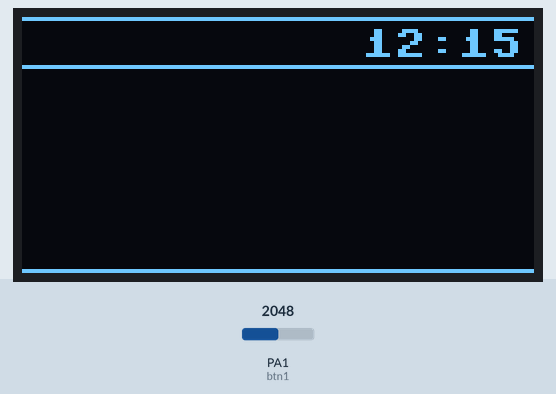
This program was run on a simulated pyboard running MicroPython. Shown: 128×64 one-colour display. The test bench sets the inputs (shaded band); at power-on: PA1 (btn1) = 2048 (analog values on the 0–4095 scale). The clock reads 2024-03-15 10:24:30 at power-on unless the program sets it; library files of the repository ran but are not shown: ssd1306.py.

Above: at 1.3 s.
1.4 s: PA1 (btn1) set to 2866
At 2.6 s:
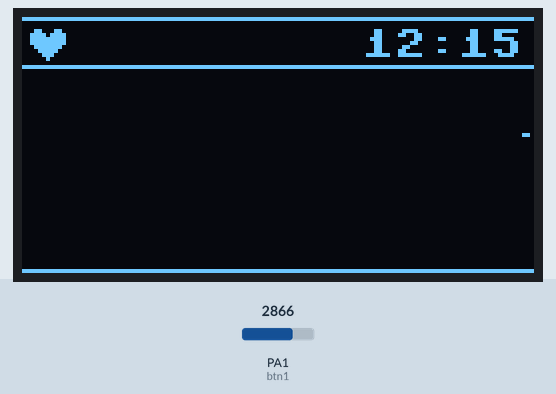
3.0 s: PA1 (btn1) set to 2047
At 3.8 s:
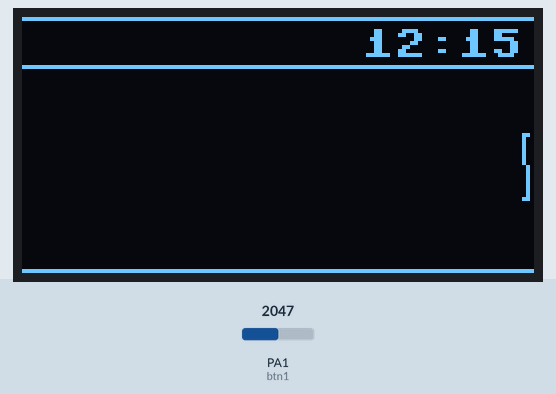
4.6 s: PA1 (btn1) set to 2624
6.1 s: PA1 (btn1) set to 2708
At 6.8 s:
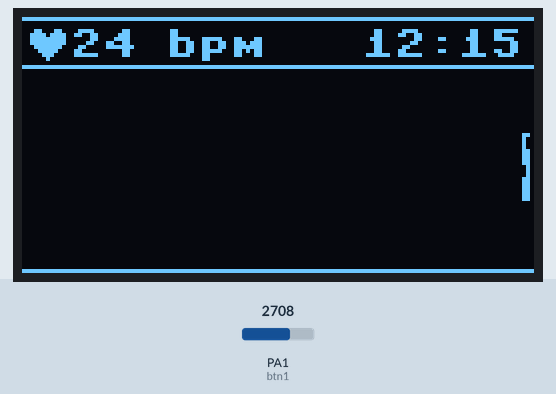
Timing chart, 0 to 9.1 s (numbered marks = the images above; inputs shaded):
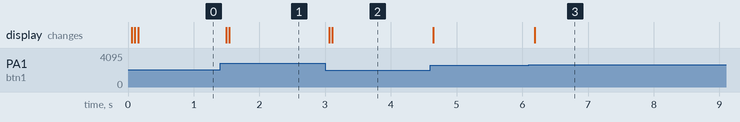

The program:

main.py
```python
import machine
from ssd1306 import SSD1306_I2C
from machine import I2C
from pyb import ADC
from machine import Pin, Signal, Timer
import time
from pyb import RTC   # or import from machine depending on your micropython version


global oled
global adc

HEART = [
[ 0, 0, 0, 0, 0, 0, 0, 0, 0],
[ 0, 1, 1, 0, 0, 0, 1, 1, 0],
[ 1, 1, 1, 1, 0, 1, 1, 1, 1],
[ 1, 1, 1, 1, 1, 1, 1, 1, 1],
[ 1, 1, 1, 1, 1, 1, 1, 1, 1],
[ 0, 1, 1, 1, 1, 1, 1, 1, 0],
[ 0, 0, 1, 1, 1, 1, 1, 0, 0],
[ 0, 0, 0, 1, 1, 1, 0, 0, 0],
[ 0, 0, 0, 0, 1, 0, 0, 0, 0],
]

EMPTY_HEART = [
[ 0, 0, 0, 0, 0, 0, 0, 0, 0],
[ 0, 1, 1, 0, 0, 0, 1, 1, 0],
[ 1, 0, 0, 1, 0, 1, 0, 0, 1],
[ 1, 0, 0, 0, 0, 0, 0, 0, 1],
[ 1, 0, 0, 0, 0, 0, 0, 0, 1],
[ 0, 1, 0, 0, 0, 0, 0, 1, 0],
[ 0, 0, 1, 0, 0, 0, 1, 0, 0],
[ 0, 0, 0, 1, 0, 1, 0, 0, 0],
[ 0, 0, 0, 0, 1, 0, 0, 0, 0],
]

rtc = machine.RTC()
rtc.datetime((2023, 4, 17, 1, 12, 15, 0, 0))

#Display

btn1 = machine.Pin('SW1', machine.Pin.IN, machine.Pin.PULL_UP)
btn2 = machine.Pin('SW2', machine.Pin.IN, machine.Pin.PULL_UP)
btn3 = machine.Pin('SW3', machine.Pin.IN, machine.Pin.PULL_UP)

def display_time():
    year, month, day, weekday, hour, mins, secs, millisecs = rtc.datetime()
    oled.text("{:02d}:{:02d}".format(hour, mins), 85, 3)

def draw_heart():
    for y, row in enumerate(HEART):
        for x, c in enumerate(row):
            oled.pixel(x+2, y+2, c)
    draw_outline()

def draw_empty_heart():
    for y, row in enumerate(EMPTY_HEART):
        for x, c in enumerate(row):
            oled.pixel(x+2, y+2, c)
    draw_outline()

def draw_outline():
    oled.hline(0, 0, 128, 1)
    oled.hline(0, 63, 128, 1)
    oled.hline(0, 12, 128, 1)

i2c = machine.I2C(scl=machine.Pin('B9'),sda=machine.Pin('B8'), freq=200000)
i2c.scan()

oled = SSD1306_I2C(128, 64, i2c)

draw_outline()

#Sensor

oled.show()


MAX_HISTORY = 250
TOTAL_BEATS = 30


def calculate_bpm(beats):
    if beats:
        beat_time = beats[-1] - beats[0]
        if beat_time:
            return (len(beats) / (beat_time)) * 60

def detect():
    history = []
    beats = []
    bpm = None
    beat = False

    while True:
        v = adc.read()

        history.append(v)

        history = history[-MAX_HISTORY:]

        minima, maxima = min(history), max(history)

        threshold_on = (minima + maxima * 3) // 4   # 3/4
        threshold_off = (minima + maxima) // 2      # 1/2

        if v > threshold_on and beat == False:
            beat = True
            beats.append(time.time())
            beats = beats[-TOTAL_BEATS:]
            bpm = calculate_bpm(beats)

        if v < threshold_off and beat == True:
            draw_empty_heart()
            beat = False
        refresh(bpm, beat, v, minima, maxima)

last_y = 0

def refresh(bpm, beat, v, minima, maxima):
    global last_y

    oled.scroll(-1,0)

    if maxima-minima > 0:
        y = 32 - int(16 * (v-minima) / (maxima-minima))
        if (last_y != 0 and y != 0):
            oled.line(125, last_y + 13, 126, y + 13, 1)
        last_y = y
    oled.fill_rect(1,1,126, 10,0)

    if bpm:
        oled.text("%d bpm" % bpm, 12, 3)

    if beat:
        draw_heart()
    display_time()
    oled.show()


machine.Pin('A1', machine.Pin.IN)
adc = ADC('A1')

detect()
```

Measured:
- the behaviour switches between 2661 and 2662 on PA1 (btn1) (found by bisection; images 2 and 3)
- after the input at 1.4 s, the display: first changes after 0.09 s (image 1 shows a later state)
- after the input at 3.0 s, the display: first changes after 0.06 s (image 2 shows a later state)
- after the input at 6.1 s, the display: changes after 0.09 s (image 3)
